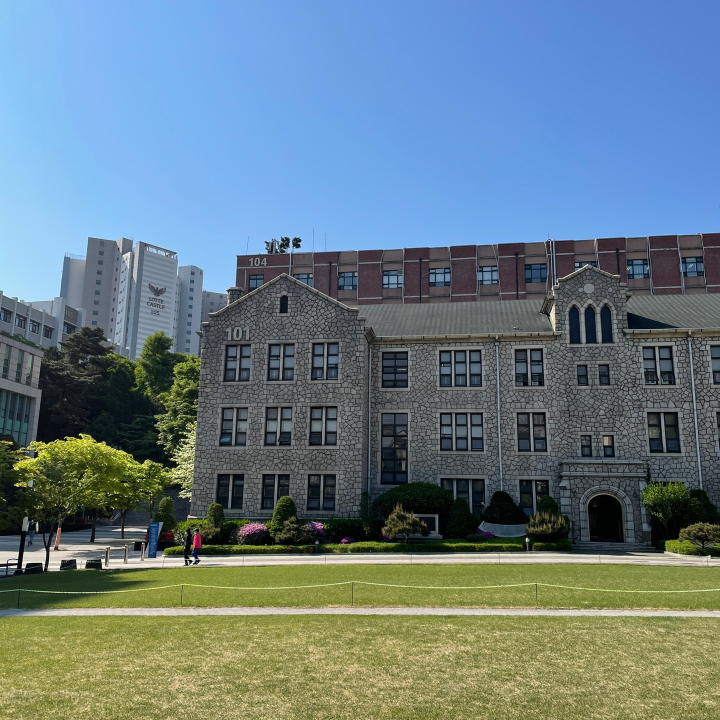
#> input picture IPV23_HW3/test imgs/img_left.jpg, 1440 x 1440 px, found by its file name (shown at 1/2 size)
$ jupyter execute --allow-errors IPV23_HW03.ipynb   (shell and % lines are left out)
#> lines starting #> are read from the running program, lines starting #| are printed output that depends on the picture
#> `img_left  = cv2.resize(cv2.imread(dir + fname_left), dsize=(720, 720))`:
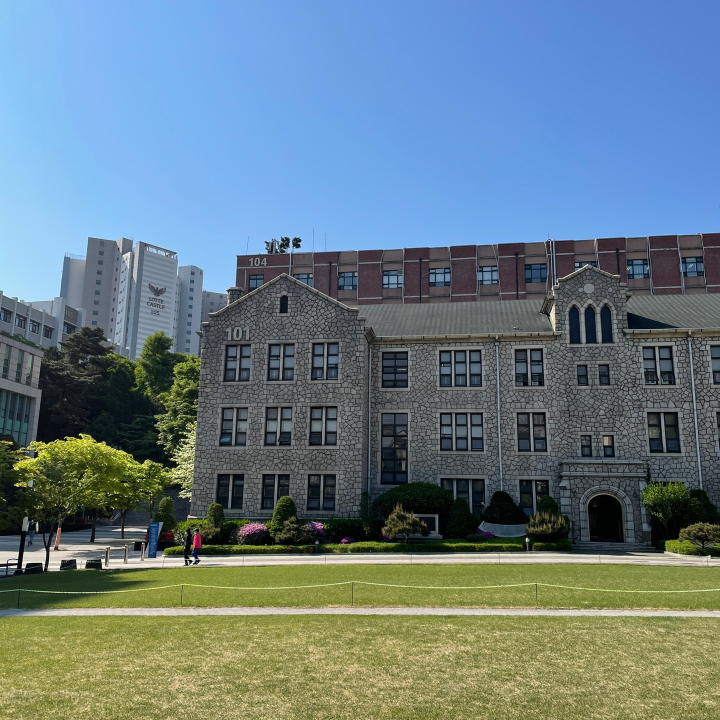
#> img_left: shape (720, 720, 3); mean B, G, R 133.6, 125.1, 104.1
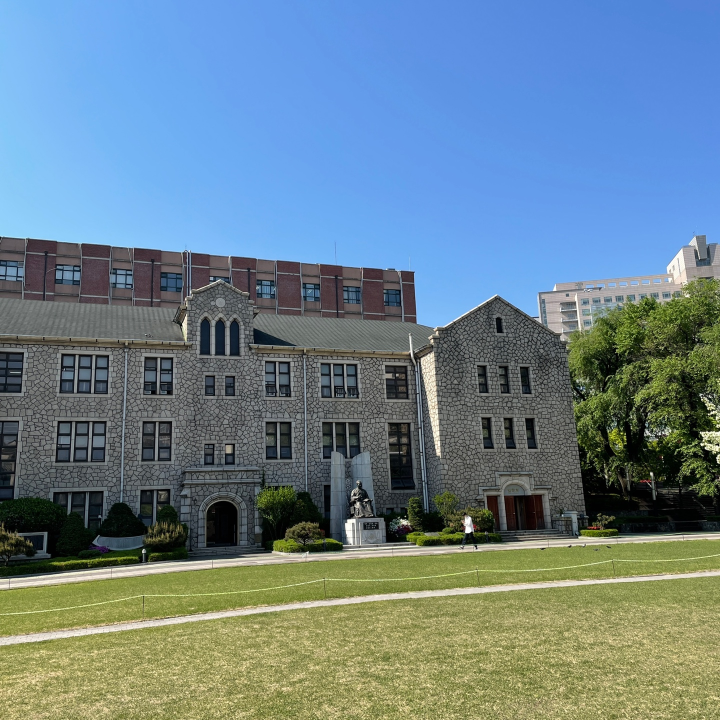
#> input picture IPV23_HW3/test imgs/img_right.jpg, 1440 x 1440 px, found by its file name (shown at 1/2 size)
#> `img_right = cv2.resize(cv2.imread(dir + fname_right), dsize=(720, 720))`:
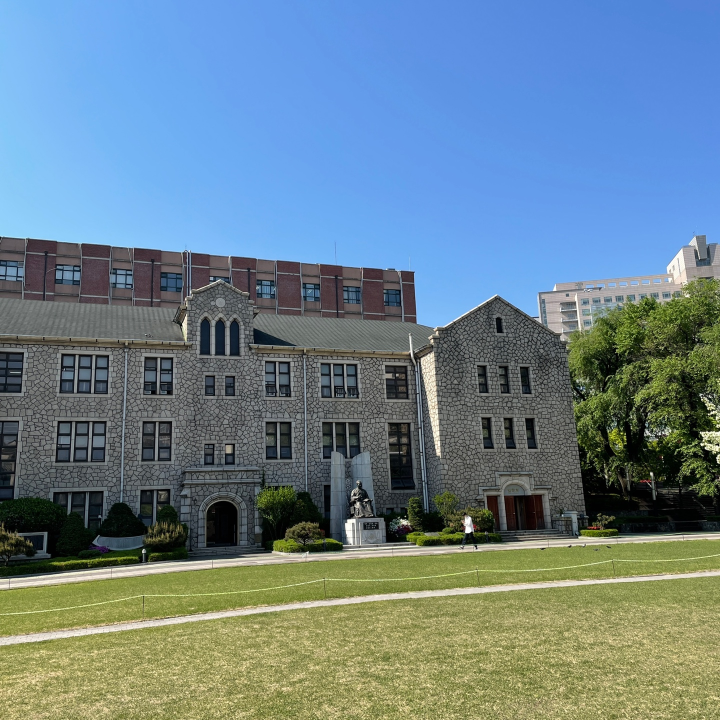
#> img_right: shape (720, 720, 3); mean B, G, R 141.3, 130, 106.8
#> `gray_left = cv2.cvtColor(img_left, cv2.COLOR_RGB2GRAY)`:
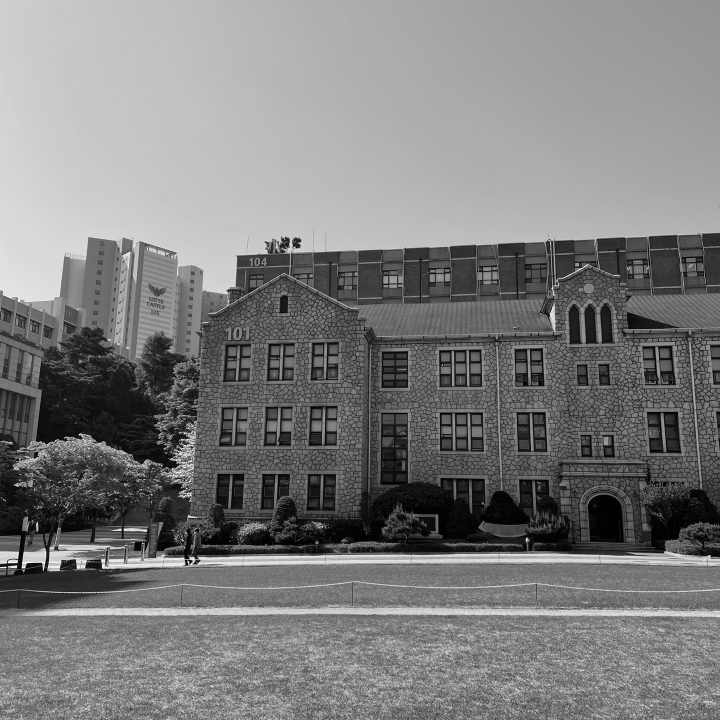
#> gray_left: shape (720, 720); min 0, max 251, mean 125.2
#> `gray_right = cv2.cvtColor(img_right, cv2.COLOR_RGB2GRAY)`:
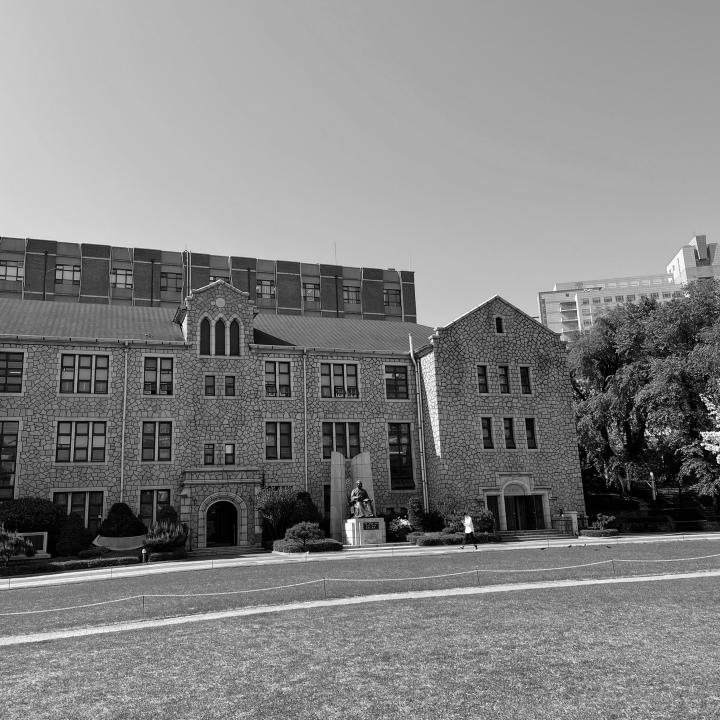
#> gray_right: shape (720, 720); min 0, max 255, mean 130.7
# **[2023-1] Image Processing & Vision (55397)**

* ### Hak Gu Kim
* ### Assistant Professor
* ### Graduate School of Advanced Imaging Science, Multimedia & Film (GSAIM)
* ### Chung-Ang University
* ### Webpage: www.irislab.cau.ac.kr

# **Homework III: Panorama Stitching**

* ### **Deadline:** 28 April (Fri) at 11:59pm
* ### **Submission:** Upload the zip file to "과제 및 평가" on E-class
  * **Upload zip file:** ipv23_hw03-student number.zip
    * **Python code:** ipv23_hw03-student number.ipynb
    * **Report:** ipv23_hw03-student number.pdf  (page limit: 4 pages)


## **[Homework III-0]** Environmental Setting

[cell 1]
# Connect to the google drive #

from google.colab import drive
drive.mount('/content/gdrive')

[cell 2]
# Import the required libraries for image processing

import sys
import cv2
from google.colab.patches import cv2_imshow
import matplotlib.pyplot as plt
import matplotlib.image as mpimg
import numpy as np
import math
import random
from tqdm.notebook import tqdm
plt.rcParams['figure.figsize'] = [15, 15]

# Define the directory
dir = '/content/gdrive/My Drive/Colab Notebooks/' # File path

[cell 3]
# Define the functions for the load and save the input image

# [12 lines left out: function loadImg, not called in this run]

## Save image file
def saveImg(out_img, out_fname):
  cv2.imwrite(dir + out_fname, out_img)

## **[Homework III-1]** SIFT Feature Extraction and Matching for Panorama Stitching
* There is nothing for you to do in this field

[cell 4]
##############################################
#             Feature Extraction             #
##############################################
def SIFT(img):
    siftDetector= cv2.xfeatures2d.SIFT_create() # limit 1000 points
    # siftDetector= cv2.SIFT_create()  # depends on OpenCV version

    kp, des = siftDetector.detectAndCompute(img, None)
    return kp, des  # keypoints & descriptors


##############################################
#               Feature Matching             #
##############################################
def siftMatch(kp1, des1, img1, kp2, des2, img2, threshold):
    bf = cv2.BFMatcher()
    matches = bf.knnMatch(des1,des2, k=2)

    # Apply ratio test
    good = []
    for m,n in matches:
        if m.distance < threshold*n.distance:
            good.append([m])

    matches = []
    for pair in good:
        matches.append(list(kp1[pair[0].queryIdx].pt + kp2[pair[0].trainIdx].pt))

    matches = np.array(matches)
    return matches


##############################################
#          Transformation Matrix, H          #
##############################################
# [79 lines left out: functions homography, stitchImg, not called in this run]


def plot_sift(gray_img, rgb_img, keypnt):
    tmp_img = rgb_img.copy()
    sift_on_img = cv2.drawKeypoints(gray_img, keypnt, tmp_img, flags=cv2.DRAW_MATCHES_FLAGS_DRAW_RICH_KEYPOINTS)
    return sift_on_img


def plot_matches(matches, total_img):
    match_img = total_img.copy()
    offset = total_img.shape[1]/2
    fig, ax = plt.subplots()
    ax.set_aspect('equal')
    ax.imshow(np.array(match_img).astype('uint8')) #　RGB is integer type

    ax.plot(matches[:, 0], matches[:, 1], 'xr')
    ax.plot(matches[:, 2] + offset, matches[:, 3], 'xr')

    ax.plot([matches[:, 0], matches[:, 2] + offset], [matches[:, 1], matches[:, 3]],
            'r', linewidth=0.5)

    plt.show()

## **[Homework III-2]** RANSAC Algorithm
* This is main part in HW3
* Carefully read and understand the following RANSAC code,
* Then please **complete the incomplete code:** `varable_name = [ ]`

#> (a cell that did not finish here is left out)

## **[Homework III-3]** Run the Man Function and Get Panorama Image!
* Try to change various variables such as the number of samples, threshold, the number of iterations in RANSAC function
* Try to get your own panorama image with the pictures you took

#> (a cell that did not finish here is left out)

#> in SIFT, `kp, des = siftDetector.detectAndCompute(img, None)`: kp = 4001 keypoints; strongest (x, y, size): (15, 567, 2), (191, 561, 2), (16, 562, 2), (192, 558, 2.9)
#> `kp_left, des_left = SIFT(gray_left)`: kp_left has the same summary as kp in SIFT
    kp_right, des_right = SIFT(gray_right)
#> in SIFT (call 2), `kp, des = siftDetector.detectAndCompute(img, None)`: kp = 3852 keypoints; strongest (x, y, size): (651, 474, 2.1), (702, 444, 1.9), (468, 530, 4.8), (143, 551, 2.6)
#> `kp_right, des_right = SIFT(gray_right)`: kp_right has the same summary as kp in SIFT
#| 4001
#| (4001, 128)

    print(len(kp_left))   # The number of keypoints on the left image
    print(des_left.shape) # The 128-dimensional descriptor for each keypoint

    kp_left_img = plot_sift(gray_left, img_left, kp_left)
#> in plot_sift, `sift_on_img = cv2.drawKeypoints(gray_img, keypnt, tmp_img, flags=cv2.D..`:
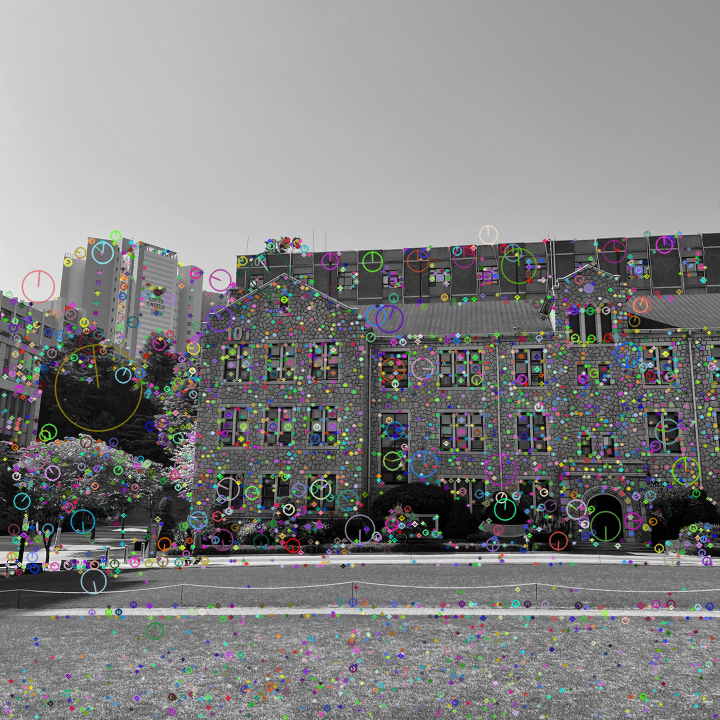
#> sift_on_img: shape (720, 720, 3); mean B, G, R 128.5, 128.4, 128.5
    kp_right_img = plot_sift(gray_right, img_right, kp_right)
#> in plot_sift (call 2), `sift_on_img = cv2.drawKeypoints(gray_img, keypnt, tmp_img, flags=cv2.D..`:
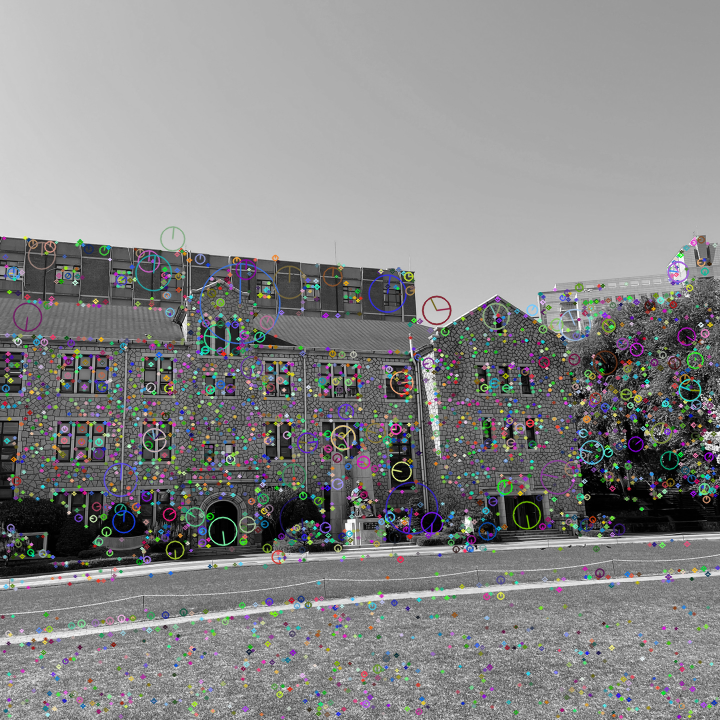
#> sift_on_img: shape (720, 720, 3); mean B, G, R 133.6, 133.5, 133.3
    #total_kp = np.concatenate((kp_left_img, kp_right_img), axis=1)
    #plt.imshow(total_kp)

    matches = siftMatch(kp_left, des_left, img_left, kp_right, des_right, img_right, 0.5)   # The coordinates of the matched correspondences p1=[x, y] and p2=[x', y']
#> in siftMatch, `matches = bf.knnMatch(des1,des2, k=2)`: matches = 4001 matches
#> after the loop in siftMatch, `for m,n in matches:`: good = 442 matches
#> after the loop in siftMatch, `for pair in good:`: matches = 442 items, first 6: [393.2, 280.7, 121.2, 279.6], [395.3, 286, 13.99, 278.8], [396.2, 389, 6.8, 394], [397.6, 283.4, 17.18, 276.3], [398.1, 355.7, 11.16, 356.8], [398.5, 336.4, 13.68, 335]
#> in siftMatch, `matches = np.array(matches)`: matches = 442 rows, first 6: [393.2, 280.7, 121.2, 279.6], [395.3, 286, 13.99, 278.8], [396.2, 389, 6.8, 394], [397.6, 283.4, 17.18, 276.3], [398.1, 355.7, 11.16, 356.8], [398.5, 336.4, 13.68, 335]
#> `temp_img = np.concatenate((img_left, img_right), axis=1)`:
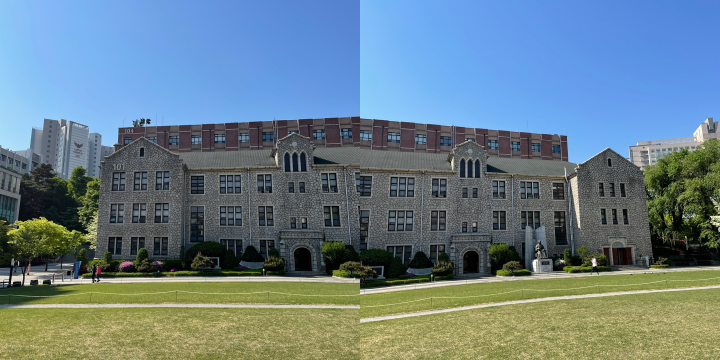
#> temp_img: shape (720, 1440, 3) (shown at 1/2 size); mean B, G, R 137.5, 127.5, 105.5
    temp_img = np.concatenate((img_left, img_right), axis=1)
    plot_matches(matches, temp_img) # Good mathces
#> in plot_matches, `plt.show()`:
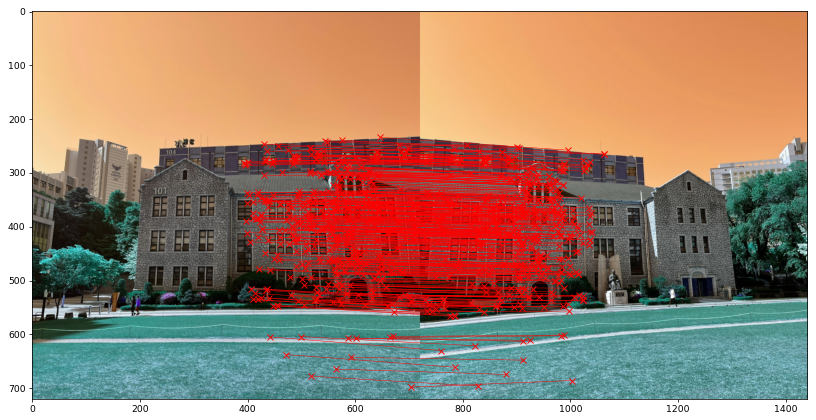
#> figure drawn by matplotlib, 1 panel
#| (442, 4)

    print(matches.shape)  # The number of well-matched keypoints (i.e., correspondences)


    inliers, H = ransac(matches, 400, 0.5, 1000)
    plot_matches(inliers, temp_img) # show inliers matches

    panoramic_img = stitchImg(img_left, img_right, H)*255
    cv2_imshow(panoramic_img)
